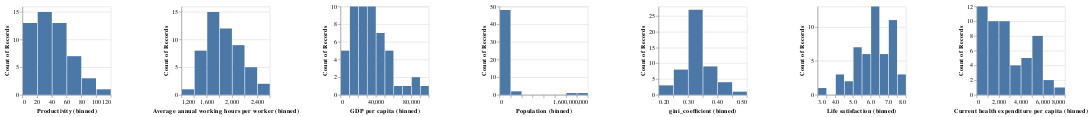

Write notebook code for a chart like this one.
### Markdown cell above
### Exploratory data analysis

### Code cell
alt.Chart(df_train).mark_bar().encode(
    alt.X(alt.repeat("column"), type="quantitative", bin=True),
    y='count()',
).properties(
    width=150,
    height=150
).repeat(
    column=['Productivity', 'Average annual working hours per worker', 'GDP per capita', 'Population','gini_coefficient','Life satisfaction','Current health expenditure per capita']
)

### Figure 1 — Vega-Lite specification as saved in the notebook (floating-point values rounded to 4 significant figures)
{"config": {"view": {"continuousWidth": 400, "continuousHeight": 300}}, "repeat": {"column": ["Productivity", "Average annual working hours per worker", "GDP per capita", "Population", "gini_coefficient", "Life satisfaction", "Current health expenditure per capita"]}, "spec": {"data": {"name": "data-f691d44927b3d187ed9217b68ac44de2"}, "mark": "bar", "encoding": {"x": {"bin": true, "field": {"repeat": "column"}, "type": "quantitative"}, "y": {"aggregate": "count", "type": "quantitative"}}, "height": 150, "width": 150}, "$schema": "https://vega.github.io/schema/vega-lite/v4.17.0.json", "datasets": {"data-f691d44927b3d187ed9217b68ac44de2": [{"Average annual working hours per worker": 1519.0, "GDP per capita": 90600.0, "Population": 596290, "gini_coefficient": 0.3452, "Life satisfaction": 7.404, "Current health expenditure per capita": 5981.0, "Productivity": 83.17}, {"Average annual working hours per worker": 1493.0, "GDP per capita": 49840.0, "Population": 343641, "gini_coefficient": 0.2613, "Life satisfaction": 7.533, "Current health expenditure per capita": 4763.0, "Productivity": 59.13}, {"Average annual working hours per worker": 2232.0, "GDP per capita": 4113.0, "Population": 161793968, "gini_coefficient": 0.3455, "Life satisfaction": 5.114, "Current health expenditure per capita": 101.2, "Productivity": 4.308}, {"Average annual working hours per worker": 1701.0, "GDP per capita": 11410.0, "Population": 16696947, "gini_coefficient": 0.4467, "Life satisfaction": 5.809, "Current health expenditure per capita": 863.0, "Productivity": 15.32}, {"Average annual working hours per worker": 1752.0, "GDP per capita": 39730.0, "Population": 4746253, "gini_coefficient": 0.3455, "Life satisfaction": 7.205, "Current health expenditure per capita": 3876.0, "Productivity": 42.74}, {"Average annual working hours per worker": 1696.0, "GDP per capita": 48900.0, "Population": 36554344, "gini_coefficient": 0.3331, "Life satisfaction": 7.109, "Current health expenditure per capita": 5209.0, "Productivity": 56.26}, {"Average annual working hours per worker": 1644.0, "GDP per capita": 19580.0, "Population": 7182430, "gini_coefficient": 0.4038, "Life satisfaction": 5.108, "Current health expenditure per capita": 1608.0, "Productivity": 25.39}, {"Average annual working hours per worker": 1746.0, "GDP per capita": 86810.0, "Population": 4771860, "gini_coefficient": 0.3136, "Life satisfaction": 7.255, "Current health expenditure per capita": 5583.0, "Productivity": 109.5}, {"Average annual working hours per worker": 1544.0, "GDP per capita": 45150.0, "Population": 11384491, "gini_coefficient": 0.2739, "Life satisfaction": 6.772, "Current health expenditure per capita": 5450.0, "Productivity": 68.52}, {"Average annual working hours per worker": 1806.0, "GDP per capita": 25420.0, "Population": 19698852, "gini_coefficient": 0.3602, "Life satisfaction": 6.13, "Current health expenditure per capita": 1399.0, "Productivity": 32.27}, {"Average annual working hours per worker": 2040.0, "GDP per capita": 35150.0, "Population": 479507, "gini_coefficient": 0.2923, "Life satisfaction": 6.733, "Current health expenditure per capita": 3873.0, "Productivity": 39.22}, {"Average annual working hours per worker": 1659.0, "GDP per capita": 43830.0, "Population": 5508146, "gini_coefficient": 0.2738, "Life satisfaction": 7.78, "Current health expenditure per capita": 4339.0, "Productivity": 58.88}, {"Average annual working hours per worker": 1924.0, "GDP per capita": 12730.0, "Population": 21506816, "gini_coefficient": 0.3455, "Life satisfaction": 4.213, "Current health expenditure per capita": 459.2, "Productivity": 17.05}, {"Average annual working hours per worker": 1990.0, "GDP per capita": 45380.0, "Population": 23665028, "gini_coefficient": 0.3455, "Life satisfaction": 6.537, "Current health expenditure per capita": 2822.0, "Productivity": 45.0}, {"Average annual working hours per worker": 1590.0, "GDP per capita": 73620.0, "Population": 8451688, "gini_coefficient": 0.3268, "Life satisfaction": 7.694, "Current health expenditure per capita": 7990.0, "Productivity": 80.59}, {"Average annual working hours per worker": 2238.0, "GDP per capita": 81440.0, "Population": 5764489, "gini_coefficient": 0.3455, "Life satisfaction": 6.378, "Current health expenditure per capita": 4091.0, "Productivity": 54.3}, {"Average annual working hours per worker": 1738.0, "GDP per capita": 39600.0, "Population": 126662464, "gini_coefficient": 0.3455, "Life satisfaction": 5.908, "Current health expenditure per capita": 4398.0, "Productivity": 42.42}, {"Average annual working hours per worker": 1932.0, "GDP per capita": 11960.0, "Population": 31605488, "gini_coefficient": 0.4329, "Life satisfaction": 5.999, "Current health expenditure per capita": 624.0, "Productivity": 10.75}, {"Average annual working hours per worker": 1552.0, "GDP per capita": 20620.0, "Population": 3422205, "gini_coefficient": 0.3946, "Life satisfaction": 6.6, "Current health expenditure per capita": 2030.0, "Productivity": 28.3}, {"Average annual working hours per worker": 1776.0, "GDP per capita": 35580.0, "Population": 10531315, "gini_coefficient": 0.2485, "Life satisfaction": 6.201, "Current health expenditure per capita": 2786.0, "Productivity": 39.42}, {"Average annual working hours per worker": 2024.0, "GDP per capita": 10640.0, "Population": 264498848, "gini_coefficient": 0.3879, "Life satisfaction": 5.347, "Current health expenditure per capita": 317.6, "Productivity": 11.35}, {"Average annual working hours per worker": 2117.0, "GDP per capita": 6188.0, "Population": 1354195712, "gini_coefficient": 0.3594, "Life satisfaction": 3.249, "Current health expenditure per capita": 181.5, "Productivity": 8.01}, {"Average annual working hours per worker": 1937.0, "GDP per capita": 26910.0, "Population": 9788940, "gini_coefficient": 0.3058, "Life satisfaction": 6.0, "Current health expenditure per capita": 1989.0, "Productivity": 33.06}, {"Average annual working hours per worker": 1863.0, "GDP per capita": 30430.0, "Population": 10307528, "gini_coefficient": 0.338, "Life satisfaction": 6.095, "Current health expenditure per capita": 3072.0, "Productivity": 34.62}, {"Average annual working hours per worker": 1998.0, "GDP per capita": 13430.0, "Population": 48351668, "gini_coefficient": 0.4972, "Life satisfaction": 6.35, "Current health expenditure per capita": 1088.0, "Productivity": 15.63}, {"Average annual working hours per worker": 1875.0, "GDP per capita": 27160.0, "Population": 1954861, "gini_coefficient": 0.3557, "Life satisfaction": 5.97, "Current health expenditure per capita": 1704.0, "Productivity": 31.57}, {"Average annual working hours per worker": 1832.0, "GDP per capita": 26610.0, "Population": 82089824, "gini_coefficient": 0.4141, "Life satisfaction": 4.872, "Current health expenditure per capita": 1167.0, "Productivity": 41.8}, {"Average annual working hours per worker": 2028.0, "GDP per capita": 29050.0, "Population": 38532816, "gini_coefficient": 0.303, "Life satisfaction": 6.242, "Current health expenditure per capita": 1972.0, "Productivity": 33.66}, {"Average annual working hours per worker": 2255.0, "GDP per capita": 18940.0, "Population": 122839256, "gini_coefficient": 0.3455, "Life satisfaction": 6.432, "Current health expenditure per capita": 1076.0, "Productivity": 21.02}, {"Average annual working hours per worker": 1921.0, "GDP per capita": 38980.0, "Population": 8309256, "gini_coefficient": 0.382, "Life satisfaction": 7.332, "Current health expenditure per capita": 2992.0, "Productivity": 41.02}, {"Average annual working hours per worker": 2096.0, "GDP per capita": 4744.0, "Population": 216379648, "gini_coefficient": 0.3455, "Life satisfaction": 4.443, "Current health expenditure per capita": 132.7, "Productivity": 8.322}, {"Average annual working hours per worker": 1974.0, "GDP per capita": 26800.0, "Population": 145452544, "gini_coefficient": 0.3724, "Life satisfaction": 5.441, "Current health expenditure per capita": 1406.0, "Productivity": 27.45}, {"Average annual working hours per worker": 1731.0, "GDP per capita": 52540.0, "Population": 24590336, "gini_coefficient": 0.3455, "Life satisfaction": 7.234, "Current health expenditure per capita": 4716.0, "Productivity": 60.34}, {"Average annual working hours per worker": 1354.0, "GDP per capita": 51250.0, "Population": 82624368, "gini_coefficient": 0.312, "Life satisfaction": 7.035, "Current health expenditure per capita": 6028.0, "Productivity": 69.85}, {"Average annual working hours per worker": 1613.0, "GDP per capita": 51950.0, "Population": 8797497, "gini_coefficient": 0.2974, "Life satisfaction": 7.195, "Current health expenditure per capita": 5641.0, "Productivity": 64.78}, {"Average annual working hours per worker": 2209.0, "GDP per capita": 12740.0, "Population": 56641208, "gini_coefficient": 0.3455, "Life satisfaction": 5.035, "Current health expenditure per capita": 1108.0, "Productivity": 18.05}, {"Average annual working hours per worker": 1430.0, "GDP per capita": 54230.0, "Population": 17207204, "gini_coefficient": 0.2854, "Life satisfaction": 7.425, "Current health expenditure per capita": 5603.0, "Productivity": 70.62}, {"Average annual working hours per worker": 2238.0, "GDP per capita": 24160.0, "Population": 31975812, "gini_coefficient": 0.3455, "Life satisfaction": 5.428, "Current health expenditure per capita": 987.6, "Productivity": 23.65}, {"Average annual working hours per worker": 1655.0, "GDP per capita": 31590.0, "Population": 2098396, "gini_coefficient": 0.2422, "Life satisfaction": 6.665, "Current health expenditure per capita": 2998.0, "Productivity": 40.55}, {"Average annual working hours per worker": 2186.0, "GDP per capita": 49930.0, "Population": 7461508, "gini_coefficient": 0.3455, "Life satisfaction": 5.659, "Current health expenditure per capita": 2822.0, "Productivity": 44.37}, {"Average annual working hours per worker": 1686.0, "GDP per capita": 38930.0, "Population": 46584168, "gini_coefficient": 0.3465, "Life satisfaction": 6.457, "Current health expenditure per capita": 3557.0, "Productivity": 56.06}, {"Average annual working hours per worker": 2174.0, "GDP per capita": 13850.0, "Population": 1410275968, "gini_coefficient": 0.3908, "Life satisfaction": 5.144, "Current health expenditure per capita": 706.4, "Productivity": 11.36}, {"Average annual working hours per worker": 2017.0, "GDP per capita": 26480.0, "Population": 10692230, "gini_coefficient": 0.3435, "Life satisfaction": 5.952, "Current health expenditure per capita": 2326.0, "Productivity": 33.36}, {"Average annual working hours per worker": 1857.0, "GDP per capita": 30980.0, "Population": 1317550, "gini_coefficient": 0.3036, "Life satisfaction": 6.035, "Current health expenditure per capita": 2242.0, "Productivity": 33.49}, {"Average annual working hours per worker": 1609.0, "GDP per capita": 52030.0, "Population": 10058191, "gini_coefficient": 0.2877, "Life satisfaction": 7.398, "Current health expenditure per capita": 5656.0, "Productivity": 64.34}, {"Average annual working hours per worker": 2438.0, "GDP per capita": 4763.0, "Population": 52288344, "gini_coefficient": 0.307, "Life satisfaction": 4.434, "Current health expenditure per capita": 214.6, "Productivity": 4.735}, {"Average annual working hours per worker": 1514.0, "GDP per capita": 42820.0, "Population": 64144092, "gini_coefficient": 0.3163, "Life satisfaction": 6.69, "Current health expenditure per capita": 5060.0, "Productivity": 68.37}, {"Average annual working hours per worker": 2185.0, "GDP per capita": 16670.0, "Population": 70898208, "gini_coefficient": 0.3653, "Life satisfaction": 6.022, "Current health expenditure per capita": 669.6, "Productivity": 14.75}, {"Average annual working hours per worker": 2456.0, "GDP per capita": 3951.0, "Population": 15830694, "gini_coefficient": 0.3455, "Life satisfaction": 4.998, "Current health expenditure per capita": 224.8, "Productivity": 3.023}, {"Average annual working hours per worker": 1417.0, "GDP per capita": 69600.0, "Population": 5277396, "gini_coefficient": 0.2699, "Life satisfaction": 7.442, "Current health expenditure per capita": 6631.0, "Productivity": 96.85}, {"Average annual working hours per worker": 1784.0, "GDP per capita": 31250.0, "Population": 1208527, "gini_coefficient": 0.3142, "Life satisfaction": 6.137, "Current health expenditure per capita": 2533.0, "Productivity": 42.59}, {"Average annual working hours per worker": 1745.0, "GDP per capita": 26470.0, "Population": 5439418, "gini_coefficient": 0.2324, "Life satisfaction": 6.243, "Current health expenditure per capita": 2038.0, "Productivity": 35.17}]}}
